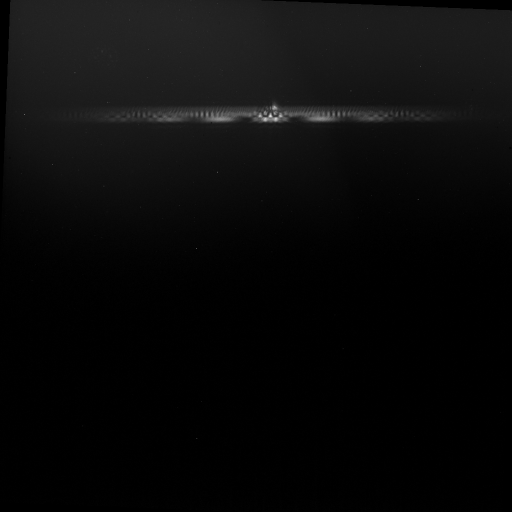
#> input picture High Harmonic Generation/Notebooks/Espectro.tiff, 1024 x 1024 px, found by its file name (shown at 1/2 size)
$ jupyter execute --allow-errors 'HHG - Análise do Espectro do Argon.ipynb'
#> lines starting #> are read from the running program, lines starting #| are printed output that depends on the picture; long printed decimals are rounded
### High Harmonic Generation/Notebooks/PIL_Functions.py
from PIL import Image, ImageOps

def img_to_matrix(img):
    width, height = img.size
    pixels = img.load() #returns dictionary where each entry has rgb values

    matrix = list()
    row  = list()
    for y in range(height):
        row = []
        for x in range(width):
            row += [pixels[x, y]]
        matrix.append(row)
    return matrix

def soma_linhas(pixels, orientation='x'):
    height = len(pixels)
    width  = len(pixels[0])

    if orientation=='x':
        soma = list()
        for i in range(width):
            soma += [0]
        for i in range(height):
            for j in range(width):
                soma[j] += pixels[i][j]
        return soma
    else:
        soma = list()
        for i in range(height):
            soma += [0]
        for i in range(width):
            for j in range(height):
                soma[j] += pixels[j][i]
        return soma

# [20 lines left out: functions normalize, matrix_to_img, not called in this run]

### High Harmonic Generation/Notebooks/HHG - Análise do Espectro do Argon.ipynb
[cell 1]
from PIL import Image, ImageOps
import imageio
import numpy as np
import matplotlib.pyplot as plt
import matplotlib as mpl
from matplotlib.ticker import MaxNLocator
from scipy.optimize import curve_fit
#Transformada de Fourier
from scipy.fft import fft, fft2, fftfreq, ifft
#Funçoes Auxiliares
from PIL_Functions import img_to_matrix, soma_linhas
#Ouvir a Cena
from scipy.interpolate import interp1d

[cell 2]
# DESCOMENTAR NO FIM PARA GRAVAR PLOTS EM LATEX. DEMORAM MAIS A GERAR
plt.rcParams['font.family'] = 'serif'
plt.rcParams['font.serif'] = ['Computer Modern Roman']
plt.rcParams['text.usetex'] = True

plt.rcParams['font.size'] = 20
plt.rcParams['axes.labelsize'] = 24
plt.rcParams['axes.linewidth'] = 1.5

# Funções Auxliares

[cell 3]
def imita(matrix):
    new_matrix = list()
    linha      = list()
    for i in matrix:
        for j in i:
            linha.append(j)
        new_matrix.append(linha)
        linha=list()
    return new_matrix


def threshold(matrix, t, color, save_bkg=False):
    new_matrix = imita(matrix)

    if(save_bkg):
        bkg    = imita(matrix)

    width = len(matrix[0])
    height= len(matrix)

    for linha in range(height):
        for coluna in range(width):
            if new_matrix[linha][coluna] <= t:
                new_matrix[linha][coluna] = color
            else:
                if save_bkg:
                    bkg[linha][coluna] = color
    if save_bkg:
        return new_matrix, bkg
    return new_matrix


def integrate(linha):
    integral = 0
    for i in linha:
        integral += i
    return integral


def normalize(linha, maximo=False):
    if (maximo != False):
        return [i/maximo for i in linha]
    else:
        maximo = max(linha)
        return [i/maximo for i in linha]


def get_region(x, y, borders):
    x_reg = list()
    y_reg = list()
    assert(len(x) == len(y))
    for i in range(len(y)):
        if x[i] >= borders[0] and x[i] <= borders[1]:
            x_reg.append(x[i])
            y_reg.append(y[i])
    return x_reg, y_reg


def crop(matrix, x_reg, y_reg):
    new_matrix = matrix[y_reg[0]:y_reg[1]][x_reg[0]:x_reg[1]].copy()
    return new_matrix


def centroid(data_x, data_y):
    termos = [x * y for x, y in zip(data_x, normalize(data_y, sum(data_y)))]
    soma = 0

    for termo in termos:
        soma+= termo
    return soma

def get_harmonico(freq):
    return freq*800e-9/c

def print_tabular(HH_freq, LaTeX):
    if (LaTeX):
        tabular = r"\begin{tabular}{|c|c|c|}\n \hline Pico $\#$ & Frequência $\pm 0.05$ (PHz) & Harmónica \\" + '\n'

        for i in range(len(HH_freq)):
            tabular += r"\hline {:} & ${:.2e}$ & {:} \\".format(i+1, HH_freq[i], round(get_harmonico(HH_freq[i]), 2)) + '\n'

        tabular += r"\hline" + '\n' + r"\end{tabular}"
    else:
        tabular = str()
        for i in range(len(HH_freq)):
            if (i != 9):
                tabular += 'Pico ' + str(i + 1) + ':  ' + str("{:.2e}".format(HH_freq[i])) + ' Hz  --->  Harmónico: ' + str(round(get_harmonico(HH_freq[i]), 2)) + '\n'
            else:
                tabular += 'Pico ' + str(i + 1) + ': '  + str("{:.2e}".format(HH_freq[i])) + ' Hz  --->  Harmónico: ' + str(round(get_harmonico(HH_freq[i]), 2)) + '\n'
    print(tabular)

[cell 4]
palavra = str('oi {:} {:}')
palavra.format(1.69, 2)

[cell 5]
path = '/Users/thomasgaehtgens/Desktop/LFEA/High Harmonic Generation/Notebooks/Espectro.tiff' #MUDAR ESTE PATH CASO NÃO SEJAS O THOMAS

[cell 6]
img = Image.open(path)
#> img is the input picture: PIL image 1024x1024 I;16B; min 0, max 2642, mean 107.7

[cell 7]
fig   = plt.figure(figsize=(6, 6))
plt.imshow(img)

[cell 8]
matrix = img_to_matrix(img)
#> after the loop in img_to_matrix, `for y in range(height):`: matrix = 1024 items
#> matrix = 1024 items
hist   = soma_linhas(img_to_matrix(img))
#> in soma_linhas, `height = len(pixels)`: height = 1024
#> after the loop in soma_linhas, `for i in range(height):`: soma = 1024 values, max 146355 at index 549, min 3264 at index 0, mean 110302.6
#> hist has the same summary as soma in soma_linhas

[cell 9]
#fft2d = fft2(matrix)
#plt.imshow(np.abs(fft2d))

[cell 10]
fig= plt.figure()
ax = fig.add_subplot()

ax.plot(hist)

O background não é linar ao longo da CCD. Aplica-se um threshold

[cell 11]
matrix = img_to_matrix(img)
matrix_threshold = threshold(matrix, 460, 0)
#> after the loop in imita, `for i in matrix:`: new_matrix = 1024 items
#> in threshold, `width = len(matrix[0])`: width = 1024
#> matrix_threshold = 1024 items
hist_threshold   = soma_linhas(matrix_threshold)
#> hist_threshold = 1024 values, max 48552 at index 549, min 0 at index 0, mean 9639

[cell 12]
fig = plt.figure(figsize=(10, 10))

ax1 = fig.add_subplot(2, 2, 1)
ax2 = fig.add_subplot(2, 2, 2)

#ax3 = fig.add_subplot(2, 2, 3)
#ax4 = fig.add_subplot(2, 2, 4)

ax1.imshow(matrix)
ax1.set_title('Bkg Subtraction')
ax2.set_title('Threshold')
ax2.imshow(matrix_threshold)

ax1.plot(-400*np.array(normalize(hist))+1000, color='white')
#> in normalize, `maximo = max(linha)`: maximo = 146355
ax2.plot(-400*np.array(normalize(hist_threshold))+1000, color='white')

for ax in [ax1, ax2]:
    ax.axis(False)
#GUARDA IMAGEM
#imageio.imwrite('img_threshold.png', np.array(matrix_threshold).astype(np.uint16))

fig.savefig('comparison_bkg_t.pdf', bbox='tight_layout')

## Determinação do tempo de aquisição ótimo

Obtivemos vários espectros de difração, para tempos diferentes. O meu objetivo agora é perceber qual o melhor tempo a usar na nossa análise.

Para isso, vou assumir que o melhor método para remover ruído é o *Threshold* e vou fazer plot do rácio dos integrais das intensidades $\frac{Sinal}{Ruído}$, para cada tempo de aquisição.

[cell 13]
matrix_threshold, bkg = threshold(matrix, 460, 0, save_bkg=True)
#> bkg = 1024 items

[cell 14]
fig = plt.figure(figsize=(10, 10))

ax1 = fig.add_subplot(2, 2, 1)
ax2 = fig.add_subplot(2, 2, 2)

ax1.imshow(matrix_threshold)
ax1.set_title('Signal')
ax2.set_title('Background')
ax2.imshow(bkg)

for ax in [ax1, ax2]:
    ax.axis(False)

[cell 15]
print('Rácio = ' + str(integrate(soma_linhas(matrix_threshold))/integrate(soma_linhas(bkg))))
#> in integrate, `integral = 0`: integral = 0
#> the loop in integrate, `for i in linha:` made 1024 passes
#> (i, integral) on passes 2 to 4: (0, 0), (0, 0), (0, 0)
#> after the loop in integrate, `for i in linha:`: integral = 9870341
#> the loop in integrate (call 2), `for i in linha:` made 1024 passes
#> (i, integral) on passes 1 to 3: (3264, 3264), (3972, 7236), (4654, 11890)
#| Rácio = 0.09575

Aplica-se agora aos resultados obtidos

[cell 16]
path_imagens = '/Users/thomasgaehtgens/Desktop/LFEA/High Harmonic Generation/Dados/3a sessao/fendas/bkg_removed_images/'
paths        = [path_imagens + str(i + 1) + 's.tif' for i in range(7)]

#> (a cell that did not finish here is left out)

[cell 18]
linhas = list()
#> linhas = []
racios = list()
t_val  = [10, 10, 10, 20, 20, 24, 350]
t_val  = [10, 10, 10, 10, 10, 10, 250]

#> (the rest of this cell did not finish here and is left out)

[cell 19]
fig = plt.figure(figsize=(6, 6))
ax  = fig.add_subplot()

r = racios + [0]
#> (the rest of this cell did not finish here and is left out)

Observa-se um maior rácio para um tempo de aquisição de 6s, pelo que se escolhe o espectro correspondente para análise

#> (a cell that did not finish here is left out)

#> (a cell that did not finish here is left out)

[cell 22]
N           = len(hist_threshold)
#> N = 1024
SAMPLE_RATE = 100 #Herz - frequência dos pulsos(???? NÃO SEI O QUE POR AQUI!)

yf_t = fft(hist_threshold)
yf   = fft(hist)
xf = fftfreq(N, 1/SAMPLE_RATE)
#> xf = 1024 values, max 49.9 at index 511, min -50 at index 512, mean -0.0488

[cell 23]
x_t = [x for x, _ in sorted(zip(xf, yf_t))]
#> x_t = 1024 values from -50 to 49.9
y_t = [y for _, y in sorted(zip(xf, yf_t))]
#> y_t = 1024 items

x_ = [x for x, _ in sorted(zip(xf, yf))]
#> x_ = 1024 values from -50 to 49.9
y_ = [y for _, y in sorted(zip(xf, yf))]
#> y_ = 1024 items

[cell 24]
fig = plt.figure(figsize=(12, 6))
ax  = fig.add_subplot(1, 2, 1)

ax_section = fig.add_subplot(1, 2, 2)

ax.plot(x_t, np.abs(y_t), label='Threshold', alpha = 0.6)
ax.plot(x_, np.abs(y_),   label='Bkg subtraction', alpha = 0.6)

ax.set_xlim(-20, 20)
ax.set_ylim(0, 3200000)

ax.set_yticks([])
ax.set_title('FFT')

ax_section.plot(x_t, np.abs(y_t), label='Threshold', alpha = 0.6)
ax_section.plot(x_, np.abs(y_),   label='Bkg subtraction', alpha = 0.6)

####### ENCONTRAR OS HARMÓNICOS #######
x_h1, y_h1 = get_region(x_, y_, [7.9, 8.15])
#> after the loop in get_region, `for i in range(len(y)):`: x_reg = [7.91, 8.01, 8.11]; y_reg = 3 items
#> x_h1 = [7.91, 8.01, 8.11]; y_h1 = 3 items
x_h2, y_h2 = get_region(x_, y_, [8.5, 8.9])
#> x_h2 = [8.59, 8.69, 8.79, 8.89]; y_h2 = 4 items
x_h3, y_h3 = get_region(x_, y_, [9.2, 9.67])
#> x_h3 = [9.28, 9.38, 9.47, 9.57, 9.67]; y_h3 = 5 items
x_h4, y_h4 = get_region(x_, y_, [10.05, 10.45])
#> x_h4 = [10.06, 10.16, 10.25, 10.35, 10.45]; y_h4 = 5 items
x_h5, y_h5 = get_region(x_, y_, [10.65, 11.3])
#> x_h5 = [10.74, 10.84, 10.94, 11.04, 11.13, 11.23]; y_h5 = 6 items

plt.fill_between(x_h1,np.abs(y_h1), alpha = 0.4, color='C1')
plt.fill_between(x_h2,np.abs(y_h2), alpha = 0.4, color='C1')
plt.fill_between(x_h3,np.abs(y_h3), alpha = 0.4, color='C1')
plt.fill_between(x_h4,np.abs(y_h4), alpha = 0.4, color='C1')
plt.fill_between(x_h5,np.abs(y_h5), alpha = 0.4, color='C1')

#Enumeração
ax_section.text(8     , np.abs(y_h1[int(len(y_h1)/2)]) + 20000, '1', fontsize=18)
ax_section.text(8.7   , np.abs(y_h2[int(len(y_h2)/2)]) + 20000, '2', fontsize=18)
ax_section.text(9.435 , np.abs(y_h3[int(len(y_h3)/2)]) + 20000, '3', fontsize=18)
ax_section.text(10.25 , np.abs(y_h4[int(len(y_h4)/2)]) + 20000, '4', fontsize=18)
ax_section.text(10.975, np.abs(y_h5[int(len(y_h5)/2)]) + 20000, '5', fontsize=18)

#######################################

ax_section.set_yticks([])

ax_section.set_xlim(6.5, 12.5)
ax_section.set_ylim(0, 400000)

plt.legend(fontsize=15, frameon=False)

Para retirar a linha em baixo, ler [isto](https://www.kite.com/python/answers/how-to-sort-a-list-based-on-another-list-in-python)

[cell 25]
fig = plt.figure(figsize=(6, 6))
ax  = fig.add_subplot()

ax.plot(x_t, np.abs(y_t), label='Threshold', alpha = 0.6)
ax.plot(x_, np.abs(y_),   label='Bkg subtraction', alpha = 0.6)

ax.set_xlim(0, 20)
plt.yscale('log')

ax.set_title('FFT log')

plt.legend(fontsize=14, frameon=False)

O espectro obtido é composto por 3 espectro diferentes, cada um numa dada região de de y

# Separação do Espectro obtido nas suas 3 componentes

[cell 26]
plt.imshow(matrix)
plt.axis(False)
plt.show()
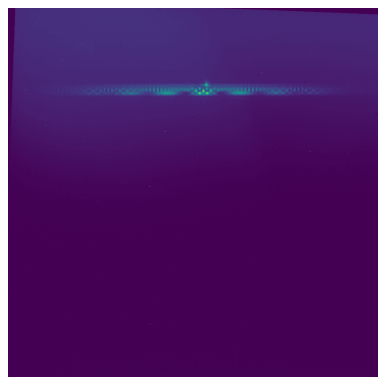
#> figure drawn by matplotlib, 1 panel

#plt.imshow(crop(matrix, [0, len(matrix[0])], [200, 250]))
#plt.imsave('full_espectro.png', np.array(crop(matrix, [0, len(matrix[0])], [200, 250])))

[cell 27]
cropped = crop(matrix, [0, len(matrix)], [200, 255])
#> in crop, `new_matrix = matrix[y_reg[0]:y_reg[1]][x_reg[0]:x_reg[1]].copy()`: new_matrix = 55 items
#> cropped = 55 items

[cell 28]
plt.axis(False)
plt.imshow(cropped)
plt.show()
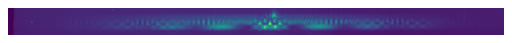
#> figure drawn by matplotlib, 1 panel

[cell 29]
linha1 = crop(cropped, [0, len(matrix)], [36, len(cropped)])
#> linha1 = 19 items

[cell 30]
fig = plt.figure(figsize=(20, 1))
plt.axis(False)

plt.imshow(linha1)
plt.show()
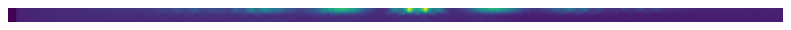
#> figure drawn by matplotlib, 1 panel

[cell 31]
linha2 = crop(cropped, [0, len(matrix)], [22, 30])
#> linha2 = 8 items

[cell 32]
fig = plt.figure(figsize=(20, 1))
plt.axis(False)

plt.imshow(linha2)
plt.show()
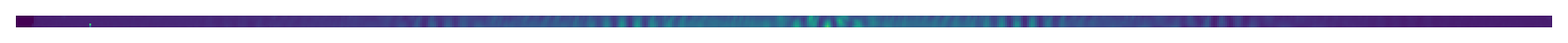
#> figure drawn by matplotlib, 1 panel

[cell 33]
linha3 = crop(cropped, [0, len(matrix)], [0, 22])
#> linha3 = 22 items

[cell 34]
fig = plt.figure(figsize=(20, 1))
plt.axis(False)

plt.imshow(linha3)
plt.show()
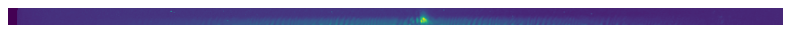
#> figure drawn by matplotlib, 1 panel

[cell 35]
fig = plt.figure(figsize=(20, 6))

ax1 = fig.add_subplot(3, 1, 1)
ax2 = fig.add_subplot(3, 1, 2)
ax3 = fig.add_subplot(3, 1, 3)

ax1.set_title('Espectro 1', fontsize=28)
ax1.imshow(linha3)

ax2.set_title('Espectro 2', fontsize=28)
ax2.imshow(linha2)

ax3.set_title('Espectro 3', fontsize=28)
ax3.imshow(linha1)

axis = [ax1, ax2, ax3]
for ax in axis:
    ax.axis(False)


plt.savefig('3_Espectros.pdf', bbox='tight layout')

# Análise dos Espectros Individuais

[cell 36]
#CONSTANTES
d       = 100e-6 #Distância entre fendas
delta_x = 13e-6  #Fator de conversão
z       = 40e-2  #Distância ao CCD #TEM ERRO
N       = 1024   #Pixeis
c       = 299792458

SAMPLE_RATE = (c * z)/(N * d * delta_x) # AINDA NÃO ESTOU SEGURO DA FÓRMULA

#> (a cell that did not finish here is left out)

[cell 38]
def f_n(pixel):
    return (pixel * c * z)/(N * d * delta_x)

[cell 39]
hist1 = soma_linhas(linha1)
#> hist1 = 1024 values, max 18371 at index 530, min 0 at index 0, mean 6635.1
hist2 = soma_linhas(linha2)
#> hist2 = 1024 values, max 10915 at index 529, min 0 at index 0, mean 4169.8
hist3 = soma_linhas(linha3)
#> hist3 = 1024 values, max 21617 at index 549, min 0 at index 0, mean 6923.3

hist1f = np.abs(fft(hist1))
#> hist1f = 1024 values, max 6794359 at index 0, min 141.6 at index 477, mean 25362
hist2f = np.abs(fft(hist2))
#> hist2f = 1024 values, max 4269915 at index 0, min 219.7 at index 124, mean 18076
hist3f = np.abs(fft(hist3))
#> hist3f = 1024 values, max 7089429 at index 0, min 19 at index 512, mean 28440.3

## Espectro 2 (Apresentar em nanometros) e por o gráfico dos c.o. que passam, para poder mandar kel zoom no plot do espectro

[cell 40]
#ESPECÍFICO ESPECTRO 2
d   = 100e-6 #Distância entre fendas
x_f = f_n(np.linspace(0, 1023, 1024))*1e-15
#PARTE DO PLPOT
fig = plt.figure(figsize=(6, 6))
ax  = fig.add_subplot()

#A DETERMINAÇÃO DESTES VALORES TEM DE SER FEITA À MÃO
a1, b1 = 88, 92 # PICO 1
a2, b2 = 94, 100  # PICO 2
a3, b3 = 103, 108 # PICO 3
a4, b4 = 111, 116 # PICO 4

a5, b5 = 144, 149 # PICO 5
a6, b6 = 155, 161 # PICO 6
a7, b7 = 165, 173 # PICO 7

a8 , b8  = 222, 227  # PICO 8
a9 , b9  = 241, 246 # PICO 9
a10, b10 = 261, 265 # PICO 10

picos = [(a1, b1 ),
         (a2, b2 ),
         (a3, b3 ),
         (a4, b4 )]
         #(a5, b5 ),
         #(a6, b6 ),
         #(a7, b7 ),
         #(a8 , b8 ),
         #(a9 , b9 ),
         #(a10, b10)]

#PLOT DO ESPECTRO
ax.plot(x_f[4:int(1024/2)], normalize(hist2f[4:int(1024/2)]), '-', lw=3, label='HHG-Ar')
# [14 lines of commented-out code are left out]

HH_freq = list()
for pico in picos:
    HH_freq.append(centroid(x_f[pico[0]:pico[1]], hist2f[pico[0]:pico[1]]))
    plt.vlines(HH_freq[-1], 0, 1, linestyles='--', alpha = 0.3)
#> this loop made 4 passes
#> termos in centroid on passes 1 to 4: [0.472, 3.78, 3.59, 0.211], [0.19, 0.234, 1.57, 3.75, 2.79, 0.216], [0.237, 2.42, 4.1, 2.46, 0.231], [1.01, 2.41, 4.1, 1.87, 0.787]
#> after the loop, HH_freq = [8.06, 8.74, 9.46, 10.17]

ax.set_xlabel('Frequência (PHz)')
ax.set_ylabel('Intensidade (I/I$_{max}$)')
ax.set_title('Espectro 2')
ax.legend(loc='upper left', frameon=False)

ax.set_xlim(5, 11.5)
ax.set_ylim(0, 1)

ax.xaxis.set_tick_params(which='major', size=10, width=2, direction='in', top='on')
ax.xaxis.set_tick_params(which='minor', size=4, width=2, direction='in', top='on')

ax.yaxis.set_tick_params(which='major', size=10, width=2, direction='in', right='on')
ax.yaxis.set_tick_params(which='minor', size=4, width=2, direction='in', right='on')

ax.xaxis.set_major_locator(mpl.ticker.MultipleLocator(1.5))
ax.xaxis.set_minor_locator(mpl.ticker.MultipleLocator(0.5))

ax.yaxis.set_major_locator(MaxNLocator(prune='lower', nbins=5))
ax.yaxis.set_minor_locator(mpl.ticker.MultipleLocator(0.05))

print_tabular(np.array(HH_freq)*1e15, LaTeX=True) #LaTeX = True ---> LaTeX print
#> the loop in print_tabular, `for i in range(len(HH_freq)):` made 4 passes
#| \begin{tabular}{|c|c|c|}\n \hline Pico $\#$ & Frequência $\pm 0.05$ (PHz) & Harmónica \\
#| \hline 1 & $8.06e+15$ & 21.5 \\
#| \hline 2 & $8.74e+15$ & 23.33 \\
#| \hline 3 & $9.46e+15$ & 25.24 \\
#| \hline 4 & $1.02e+16$ & 27.14 \\
#| \hline
#| \end{tabular}

fig.set_tight_layout(True)
plt.savefig('Ar_spec2.pdf', bbox='tight_layout')

## Espectro 3 (Apresentar em nanometros)

[cell 41]
#ESPECÍFICO ESPECTRO 3
d   = 10e-6 #Distância entre fendas
x_f = f_n(np.linspace(0, 1023, 1024))*1e-15

#PARTE DO PLPOT
fig = plt.figure(figsize=(6, 6))
ax  = fig.add_subplot()

#A DETERMINAÇÃO DESTES VALORES TEM DE SER FEITA À MÃO
a1, b1 = 7, 14 # PICO 1
#a2, b2 = 16, 26 # PICO 1
# ...
picos = [(a1, b1 )]#, (a2, b2)]

#PLOT DO ESPECTRO
ax.plot(x_f[2:int(1024/2)], normalize(hist1f[2:int(1024/2)]), '-', lw=3, label='HHG-Ar')
#HIGHLIGHT DOS HARMÓNICOS
#ax.plot(x_f[a1:b1], normalize(hist1f[a1:b1], max(hist1f[2:int(1024/2)])), '-', color = 'salmon', lw=2, label='Picos')
#ax.plot(x_f[a2:b2], normalize(hist1f[a2:b2], max(hist1f[2:int(1024/2)])), '-', color = 'salmon', lw=2, label='Picos')

#PLOT DA LINHA VERTICAL QUE PASSA NO CENTROIDE

HH_freq = list()
for pico in picos:
    HH_freq.append(centroid(x_f[pico[0]:pico[1]], hist2f[pico[0]:pico[1]]))
    plt.vlines(HH_freq[-1], 0, 1, linestyles='--', alpha = 0.3)
#> this loop made 1 pass
#> termos in centroid on pass 1: [0.583, 0.711, 1.74, 1.87, 1.65, 1.58, 0.86]
#> after the loop, HH_freq = [9]

ax.set_xlabel('Frequência (PHz)')
ax.set_ylabel(r'Intensidade (I/I$_{max}$)')
ax.set_title('Espectro 3')
ax.legend(loc='upper right', frameon=False)
#
ax.set_xlim(0, 75)
#ax.set_xlim(7, 11)
ax.set_ylim(0, 1)
#
ax.xaxis.set_tick_params(which='major', size=10, width=2, direction='in', top='on')
ax.xaxis.set_tick_params(which='minor', size=4, width=2, direction='in', top='on')
#
ax.yaxis.set_tick_params(which='major', size=10, width=2, direction='in', right='on')
ax.yaxis.set_tick_params(which='minor', size=4, width=2, direction='in', right='on')
#
ax.xaxis.set_major_locator(mpl.ticker.MultipleLocator(25))
ax.xaxis.set_minor_locator(mpl.ticker.MultipleLocator(5))
#
ax.yaxis.set_major_locator(MaxNLocator(prune='lower', nbins=5))
ax.yaxis.set_minor_locator(mpl.ticker.MultipleLocator(0.05))
#
print_tabular(np.array(HH_freq)*1e15, LaTeX=True) #LaTeX = True ---> LaTeX print
#> the loop in print_tabular (call 2), `for i in range(len(HH_freq)):` made 1 pass
#| \begin{tabular}{|c|c|c|}\n \hline Pico $\#$ & Frequência $\pm 0.05$ (PHz) & Harmónica \\
#| \hline 1 & $9.00e+15$ & 24.01 \\
#| \hline
#| \end{tabular}

fig.set_tight_layout(True)
plt.savefig('Ar_spec3.pdf', bbox='tight_layout')

# PLOT EXEMPLO

[cell 42]
fig = plt.figure(figsize=(18, 8))

#ESPECÍFICO ESPECTRO 2
d   = 100e-6 #Distância entre fendas
x_f = f_n(np.linspace(0, 1023, 1024))*1e-15

#Sinal
ax1  = fig.add_subplot(2, 3, 1)
ax2  = fig.add_subplot(2, 3, 2)
ax3  = fig.add_subplot(2, 3, 3)
#Transfomada
ax1f = fig.add_subplot(2, 3, 4)
ax2f = fig.add_subplot(2, 3, 5)
ax3f = fig.add_subplot(2, 3, 6)

ax1.set_title('Espectro 1')
ax1.plot(normalize(hist3), color='C1')

ax2.set_title('Espectro 2')
ax2.plot(normalize(hist2), color='C1')

ax3.set_title('Espectro 3')
ax3.plot(normalize(hist1), color='C1')

ax1f.plot(x_f[10:int(1024/2)], normalize(hist3f[10:int(1024/2)]), color='C0')
ax2f.plot(x_f[10:int(1024/2)], normalize(hist2f[10:int(1024/2)]), color='C0')

ax1f.set_xlim(x_f[10], x_f[200])
ax2f.set_xlim(x_f[20], x_f[200])

#ESPECÍFICO ESPECTRO 3

d   = 10e-6 #Distância entre fendas
x_f = f_n(np.linspace(0, 1023, 1024))*1e-15
ax3f.plot(x_f[2:int(1024/2)], normalize(hist1f[2:int(1024/2)]), color='C0')
